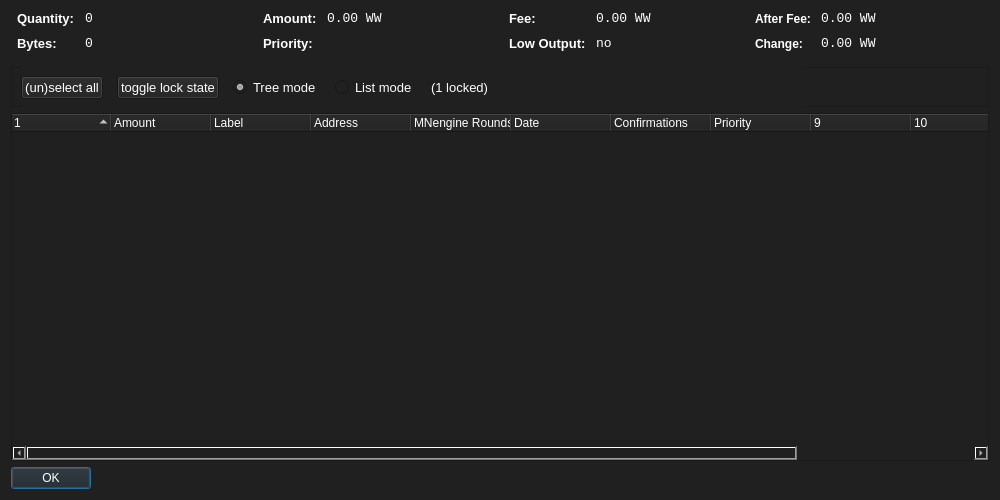
<?xml version="1.0" encoding="UTF-8"?>
<ui version="4.0">
 <class>CoinControlDialog</class>
 <widget class="QDialog" name="CoinControlDialog">
  <property name="geometry">
   <rect>
    <x>0</x>
    <y>0</y>
    <width>1000</width>
    <height>500</height>
   </rect>
  </property>
  <property name="windowTitle">
   <string>Coin Control</string>
  </property>
  <property name="styleSheet">
   <string notr="true">background-color: rgb(32, 32, 32);
color: rgb(255, 255, 255);</string>
  </property>
  <layout class="QVBoxLayout" name="verticalLayout">
   <item>
    <layout class="QHBoxLayout" name="horizontalLayoutTop" stretch="0,0,0,0">
     <property name="topMargin">
      <number>0</number>
     </property>
     <property name="bottomMargin">
      <number>10</number>
     </property>
     <item>
      <layout class="QFormLayout" name="formLayoutCoinControl1">
       <property name="horizontalSpacing">
        <number>10</number>
       </property>
       <property name="verticalSpacing">
        <number>10</number>
       </property>
       <property name="leftMargin">
        <number>6</number>
       </property>
       <property name="rightMargin">
        <number>6</number>
       </property>
       <item row="0" column="0">
        <widget class="QLabel" name="labelCoinControlQuantityText">
         <property name="font">
          <font>
           <pointsize>10</pointsize>
           <weight>75</weight>
           <bold>true</bold>
          </font>
         </property>
         <property name="styleSheet">
          <string notr="true">font-weight:bold;</string>
         </property>
         <property name="text">
          <string>Quantity:</string>
         </property>
        </widget>
       </item>
       <item row="0" column="1">
        <widget class="QLabel" name="labelCoinControlQuantity">
         <property name="font">
          <font>
           <family>Monospace</family>
           <pointsize>10</pointsize>
          </font>
         </property>
         <property name="cursor">
          <cursorShape>IBeamCursor</cursorShape>
         </property>
         <property name="contextMenuPolicy">
          <enum>Qt::ActionsContextMenu</enum>
         </property>
         <property name="text">
          <string notr="true">0</string>
         </property>
         <property name="textInteractionFlags">
          <set>Qt::LinksAccessibleByMouse|Qt::TextSelectableByKeyboard|Qt::TextSelectableByMouse</set>
         </property>
        </widget>
       </item>
       <item row="1" column="0">
        <widget class="QLabel" name="labelCoinControlBytesText">
         <property name="font">
          <font>
           <pointsize>10</pointsize>
           <weight>75</weight>
           <bold>true</bold>
          </font>
         </property>
         <property name="styleSheet">
          <string notr="true">font-weight:bold;</string>
         </property>
         <property name="text">
          <string>Bytes:</string>
         </property>
        </widget>
       </item>
       <item row="1" column="1">
        <widget class="QLabel" name="labelCoinControlBytes">
         <property name="font">
          <font>
           <family>Monospace</family>
           <pointsize>10</pointsize>
          </font>
         </property>
         <property name="cursor">
          <cursorShape>IBeamCursor</cursorShape>
         </property>
         <property name="contextMenuPolicy">
          <enum>Qt::ActionsContextMenu</enum>
         </property>
         <property name="text">
          <string notr="true">0</string>
         </property>
         <property name="textInteractionFlags">
          <set>Qt::LinksAccessibleByMouse|Qt::TextSelectableByKeyboard|Qt::TextSelectableByMouse</set>
         </property>
        </widget>
       </item>
      </layout>
     </item>
     <item>
      <layout class="QFormLayout" name="formLayoutCoinControl2">
       <property name="horizontalSpacing">
        <number>10</number>
       </property>
       <property name="verticalSpacing">
        <number>10</number>
       </property>
       <property name="leftMargin">
        <number>6</number>
       </property>
       <property name="rightMargin">
        <number>6</number>
       </property>
       <item row="0" column="0">
        <widget class="QLabel" name="labelCoinControlAmountText">
         <property name="font">
          <font>
           <pointsize>10</pointsize>
           <weight>75</weight>
           <bold>true</bold>
          </font>
         </property>
         <property name="styleSheet">
          <string notr="true">font-weight:bold;</string>
         </property>
         <property name="text">
          <string>Amount:</string>
         </property>
        </widget>
       </item>
       <item row="0" column="1">
        <widget class="QLabel" name="labelCoinControlAmount">
         <property name="font">
          <font>
           <family>Monospace</family>
           <pointsize>10</pointsize>
          </font>
         </property>
         <property name="cursor">
          <cursorShape>IBeamCursor</cursorShape>
         </property>
         <property name="contextMenuPolicy">
          <enum>Qt::ActionsContextMenu</enum>
         </property>
         <property name="text">
          <string notr="true">0.00 WW</string>
         </property>
         <property name="textInteractionFlags">
          <set>Qt::LinksAccessibleByMouse|Qt::TextSelectableByKeyboard|Qt::TextSelectableByMouse</set>
         </property>
        </widget>
       </item>
       <item row="1" column="0">
        <widget class="QLabel" name="labelCoinControlPriorityText">
         <property name="font">
          <font>
           <pointsize>10</pointsize>
           <weight>75</weight>
           <bold>true</bold>
          </font>
         </property>
         <property name="styleSheet">
          <string notr="true">font-weight:bold;</string>
         </property>
         <property name="text">
          <string>Priority:</string>
         </property>
        </widget>
       </item>
       <item row="1" column="1">
        <widget class="QLabel" name="labelCoinControlPriority">
         <property name="font">
          <font>
           <family>Monospace</family>
           <pointsize>10</pointsize>
          </font>
         </property>
         <property name="cursor">
          <cursorShape>IBeamCursor</cursorShape>
         </property>
         <property name="contextMenuPolicy">
          <enum>Qt::ActionsContextMenu</enum>
         </property>
         <property name="text">
          <string/>
         </property>
         <property name="textInteractionFlags">
          <set>Qt::LinksAccessibleByMouse|Qt::TextSelectableByKeyboard|Qt::TextSelectableByMouse</set>
         </property>
        </widget>
       </item>
      </layout>
     </item>
     <item>
      <layout class="QFormLayout" name="formLayoutCoinControl3">
       <property name="horizontalSpacing">
        <number>10</number>
       </property>
       <property name="verticalSpacing">
        <number>10</number>
       </property>
       <property name="leftMargin">
        <number>6</number>
       </property>
       <property name="rightMargin">
        <number>6</number>
       </property>
       <item row="0" column="0">
        <widget class="QLabel" name="labelCoinControlFeeText">
         <property name="font">
          <font>
           <pointsize>10</pointsize>
           <weight>75</weight>
           <bold>true</bold>
          </font>
         </property>
         <property name="styleSheet">
          <string notr="true">font-weight:bold;</string>
         </property>
         <property name="text">
          <string>Fee:</string>
         </property>
        </widget>
       </item>
       <item row="0" column="1">
        <widget class="QLabel" name="labelCoinControlFee">
         <property name="font">
          <font>
           <family>Monospace</family>
           <pointsize>10</pointsize>
          </font>
         </property>
         <property name="cursor">
          <cursorShape>IBeamCursor</cursorShape>
         </property>
         <property name="contextMenuPolicy">
          <enum>Qt::ActionsContextMenu</enum>
         </property>
         <property name="text">
          <string notr="true">0.00 WW</string>
         </property>
         <property name="textInteractionFlags">
          <set>Qt::LinksAccessibleByMouse|Qt::TextSelectableByKeyboard|Qt::TextSelectableByMouse</set>
         </property>
        </widget>
       </item>
       <item row="1" column="0">
        <widget class="QLabel" name="labelCoinControlLowOutputText">
         <property name="enabled">
          <bool>false</bool>
         </property>
         <property name="font">
          <font>
           <pointsize>10</pointsize>
           <weight>75</weight>
           <bold>true</bold>
          </font>
         </property>
         <property name="styleSheet">
          <string notr="true">font-weight:bold;</string>
         </property>
         <property name="text">
          <string>Low Output:</string>
         </property>
        </widget>
       </item>
       <item row="1" column="1">
        <widget class="QLabel" name="labelCoinControlLowOutput">
         <property name="enabled">
          <bool>false</bool>
         </property>
         <property name="font">
          <font>
           <family>Monospace</family>
           <pointsize>10</pointsize>
          </font>
         </property>
         <property name="cursor">
          <cursorShape>IBeamCursor</cursorShape>
         </property>
         <property name="contextMenuPolicy">
          <enum>Qt::ActionsContextMenu</enum>
         </property>
         <property name="text">
          <string notr="true">no</string>
         </property>
         <property name="textInteractionFlags">
          <set>Qt::LinksAccessibleByMouse|Qt::TextSelectableByKeyboard|Qt::TextSelectableByMouse</set>
         </property>
        </widget>
       </item>
      </layout>
     </item>
     <item>
      <layout class="QFormLayout" name="formLayoutCoinControl4">
       <property name="horizontalSpacing">
        <number>10</number>
       </property>
       <property name="verticalSpacing">
        <number>10</number>
       </property>
       <property name="leftMargin">
        <number>6</number>
       </property>
       <property name="rightMargin">
        <number>6</number>
       </property>
       <item row="0" column="0">
        <widget class="QLabel" name="labelCoinControlAfterFeeText">
         <property name="styleSheet">
          <string notr="true">font-weight:bold;</string>
         </property>
         <property name="text">
          <string>After Fee:</string>
         </property>
        </widget>
       </item>
       <item row="0" column="1">
        <widget class="QLabel" name="labelCoinControlAfterFee">
         <property name="font">
          <font>
           <family>Monospace</family>
           <pointsize>10</pointsize>
          </font>
         </property>
         <property name="cursor">
          <cursorShape>IBeamCursor</cursorShape>
         </property>
         <property name="contextMenuPolicy">
          <enum>Qt::ActionsContextMenu</enum>
         </property>
         <property name="text">
          <string notr="true">0.00 WW</string>
         </property>
         <property name="textInteractionFlags">
          <set>Qt::LinksAccessibleByMouse|Qt::TextSelectableByKeyboard|Qt::TextSelectableByMouse</set>
         </property>
        </widget>
       </item>
       <item row="1" column="0">
        <widget class="QLabel" name="labelCoinControlChangeText">
         <property name="enabled">
          <bool>false</bool>
         </property>
         <property name="styleSheet">
          <string notr="true">font-weight:bold;</string>
         </property>
         <property name="text">
          <string>Change:</string>
         </property>
        </widget>
       </item>
       <item row="1" column="1">
        <widget class="QLabel" name="labelCoinControlChange">
         <property name="enabled">
          <bool>false</bool>
         </property>
         <property name="font">
          <font>
           <family>Monospace</family>
           <pointsize>10</pointsize>
          </font>
         </property>
         <property name="cursor">
          <cursorShape>IBeamCursor</cursorShape>
         </property>
         <property name="contextMenuPolicy">
          <enum>Qt::ActionsContextMenu</enum>
         </property>
         <property name="text">
          <string notr="true">0.00 WW</string>
         </property>
         <property name="textInteractionFlags">
          <set>Qt::LinksAccessibleByMouse|Qt::TextSelectableByKeyboard|Qt::TextSelectableByMouse</set>
         </property>
        </widget>
       </item>
      </layout>
     </item>
    </layout>
   </item>
   <item>
    <widget class="QFrame" name="frame">
     <property name="minimumSize">
      <size>
       <width>0</width>
       <height>40</height>
      </size>
     </property>
     <property name="frameShape">
      <enum>QFrame::StyledPanel</enum>
     </property>
     <property name="frameShadow">
      <enum>QFrame::Sunken</enum>
     </property>
     <widget class="QWidget" name="horizontalLayoutWidget">
      <property name="geometry">
       <rect>
        <x>10</x>
        <y>0</y>
        <width>781</width>
        <height>41</height>
       </rect>
      </property>
      <layout class="QHBoxLayout" name="horizontalLayoutPanel" stretch="0,0,0,0,0,0">
       <property name="spacing">
        <number>14</number>
       </property>
       <item>
        <widget class="QPushButton" name="pushButtonSelectAll">
         <property name="sizePolicy">
          <sizepolicy hsizetype="Maximum" vsizetype="Fixed">
           <horstretch>0</horstretch>
           <verstretch>0</verstretch>
          </sizepolicy>
         </property>
         <property name="font">
          <font>
           <pointsize>10</pointsize>
          </font>
         </property>
         <property name="text">
          <string>(un)select all</string>
         </property>
        </widget>
       </item>
       <item>
        <widget class="QPushButton" name="pushButtonToggleLock">
         <property name="sizePolicy">
          <sizepolicy hsizetype="Maximum" vsizetype="Fixed">
           <horstretch>0</horstretch>
           <verstretch>0</verstretch>
          </sizepolicy>
         </property>
         <property name="font">
          <font>
           <pointsize>10</pointsize>
          </font>
         </property>
         <property name="text">
          <string>toggle lock state</string>
         </property>
         <property name="autoDefault">
          <bool>false</bool>
         </property>
        </widget>
       </item>
       <item>
        <widget class="QRadioButton" name="radioTreeMode">
         <property name="sizePolicy">
          <sizepolicy hsizetype="Maximum" vsizetype="Fixed">
           <horstretch>0</horstretch>
           <verstretch>0</verstretch>
          </sizepolicy>
         </property>
         <property name="font">
          <font>
           <pointsize>10</pointsize>
          </font>
         </property>
         <property name="text">
          <string>Tree mode</string>
         </property>
         <property name="checked">
          <bool>true</bool>
         </property>
        </widget>
       </item>
       <item>
        <widget class="QRadioButton" name="radioListMode">
         <property name="sizePolicy">
          <sizepolicy hsizetype="Maximum" vsizetype="Fixed">
           <horstretch>0</horstretch>
           <verstretch>0</verstretch>
          </sizepolicy>
         </property>
         <property name="font">
          <font>
           <pointsize>10</pointsize>
          </font>
         </property>
         <property name="text">
          <string>List mode</string>
         </property>
        </widget>
       </item>
       <item>
        <widget class="QLabel" name="labelLocked">
         <property name="font">
          <font>
           <pointsize>10</pointsize>
          </font>
         </property>
         <property name="text">
          <string>(1 locked)</string>
         </property>
        </widget>
       </item>
       <item>
        <spacer name="horizontalSpacer">
         <property name="orientation">
          <enum>Qt::Horizontal</enum>
         </property>
         <property name="sizeHint" stdset="0">
          <size>
           <width>40</width>
           <height>20</height>
          </size>
         </property>
        </spacer>
       </item>
      </layout>
     </widget>
    </widget>
   </item>
   <item>
    <widget class="CoinControlTreeWidget" name="treeWidget">
     <property name="font">
      <font>
       <pointsize>10</pointsize>
      </font>
     </property>
     <property name="contextMenuPolicy">
      <enum>Qt::CustomContextMenu</enum>
     </property>
     <property name="sortingEnabled">
      <bool>false</bool>
     </property>
     <property name="columnCount">
      <number>12</number>
     </property>
     <attribute name="headerShowSortIndicator" stdset="0">
      <bool>true</bool>
     </attribute>
     <attribute name="headerStretchLastSection">
      <bool>false</bool>
     </attribute>
     <column>
      <property name="text">
       <string/>
      </property>
     </column>
     <column>
      <property name="text">
       <string>Amount</string>
      </property>
     </column>
     <column>
      <property name="text">
       <string>Label</string>
      </property>
     </column>
     <column>
      <property name="text">
       <string>Address</string>
      </property>
     </column>
     <column>
      <property name="text">
       <string>MNengine Rounds</string>
      </property>
     </column>
     <column>
      <property name="text">
       <string>Date</string>
      </property>
     </column>
     <column>
      <property name="text">
       <string>Confirmations</string>
      </property>
      <property name="toolTip">
       <string>Confirmed</string>
      </property>
     </column>
     <column>
      <property name="text">
       <string>Priority</string>
      </property>
     </column>
     <column>
      <property name="text">
       <string/>
      </property>
     </column>
     <column>
      <property name="text">
       <string/>
      </property>
     </column>
     <column>
      <property name="text">
       <string/>
      </property>
     </column>
     <column>
      <property name="text">
       <string/>
      </property>
     </column>
    </widget>
   </item>
   <item>
    <widget class="QDialogButtonBox" name="buttonBox">
     <property name="sizePolicy">
      <sizepolicy hsizetype="Maximum" vsizetype="Fixed">
       <horstretch>0</horstretch>
       <verstretch>0</verstretch>
      </sizepolicy>
     </property>
     <property name="font">
      <font>
       <pointsize>10</pointsize>
      </font>
     </property>
     <property name="orientation">
      <enum>Qt::Horizontal</enum>
     </property>
     <property name="standardButtons">
      <set>QDialogButtonBox::Ok</set>
     </property>
    </widget>
   </item>
  </layout>
 </widget>
 <customwidgets>
  <customwidget>
   <class>CoinControlTreeWidget</class>
   <extends>QTreeWidget</extends>
   <header>coincontroltreewidget.h</header>
  </customwidget>
 </customwidgets>
 <resources/>
 <connections/>
</ui>
